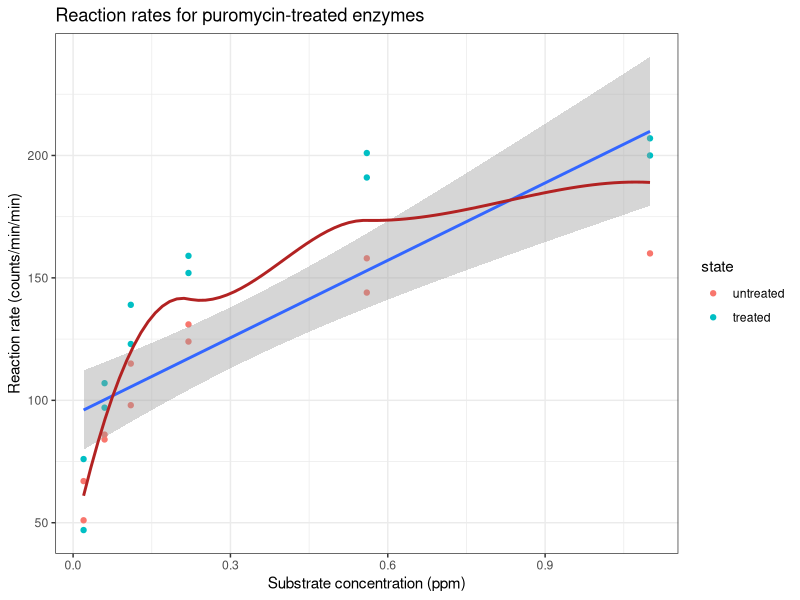
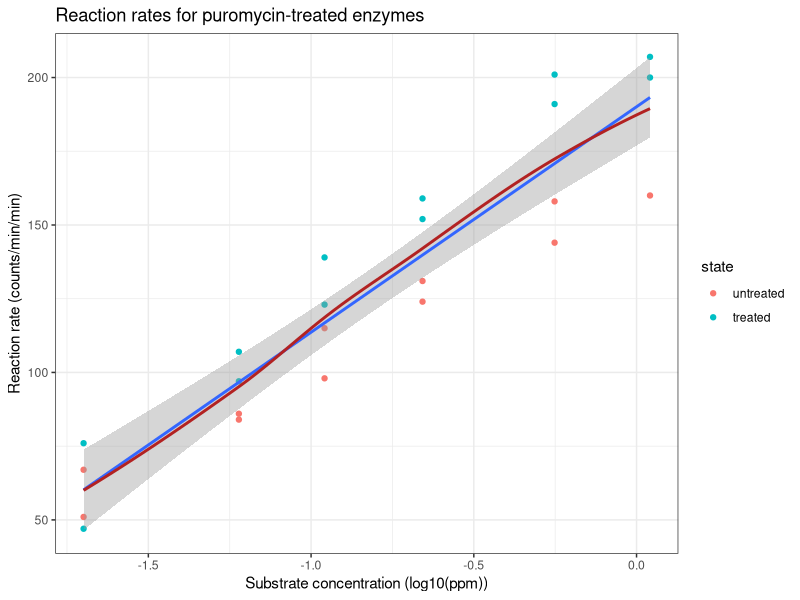
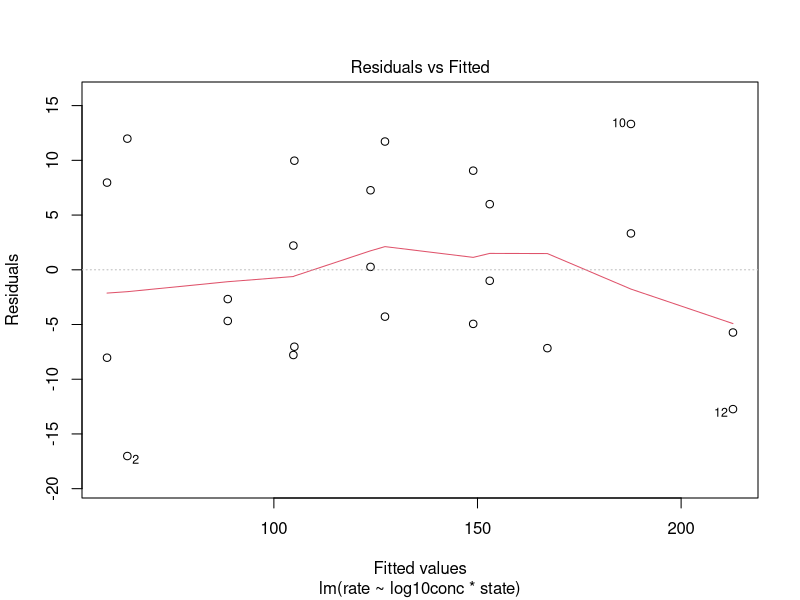
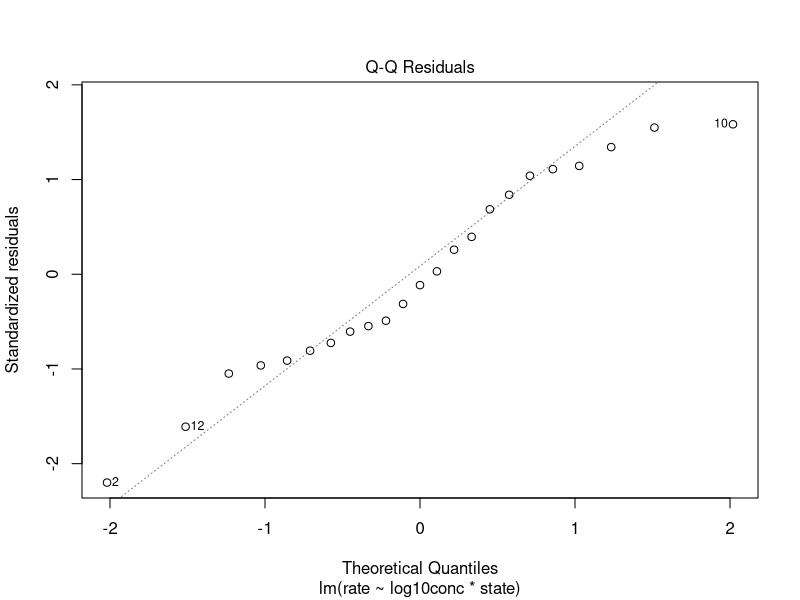
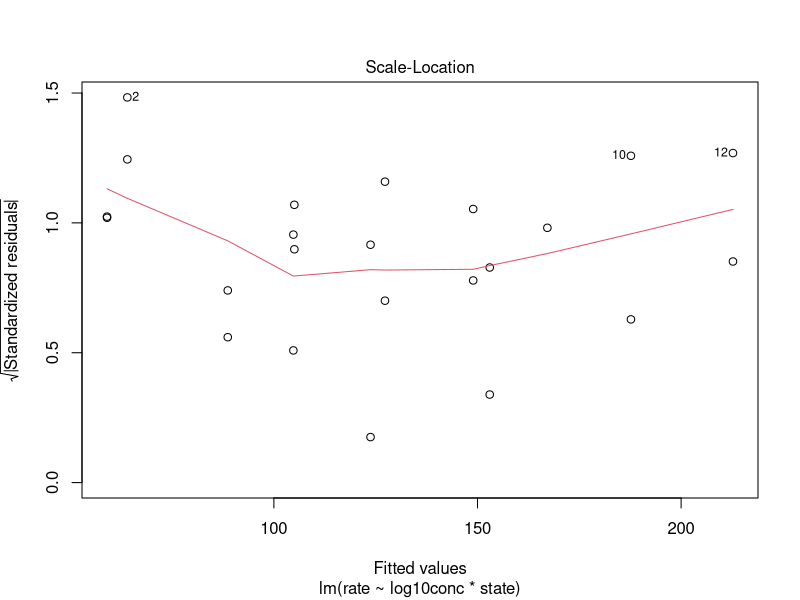
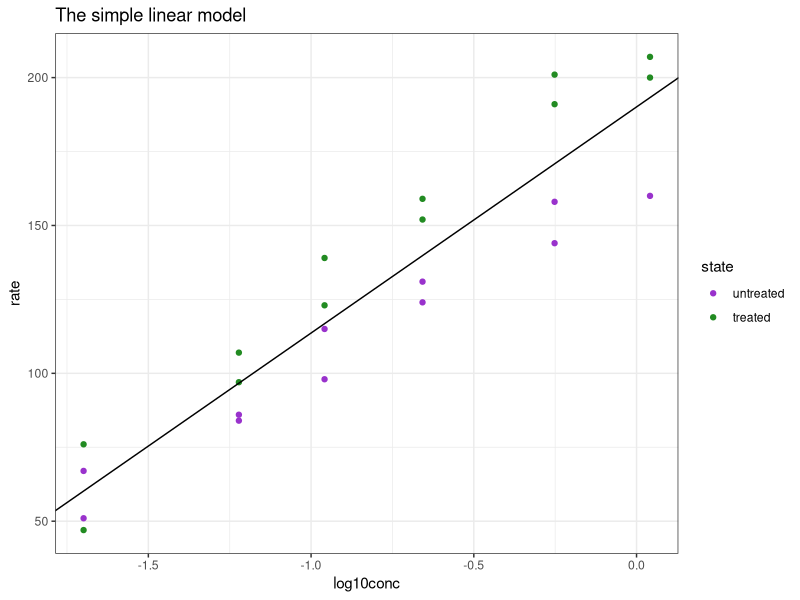
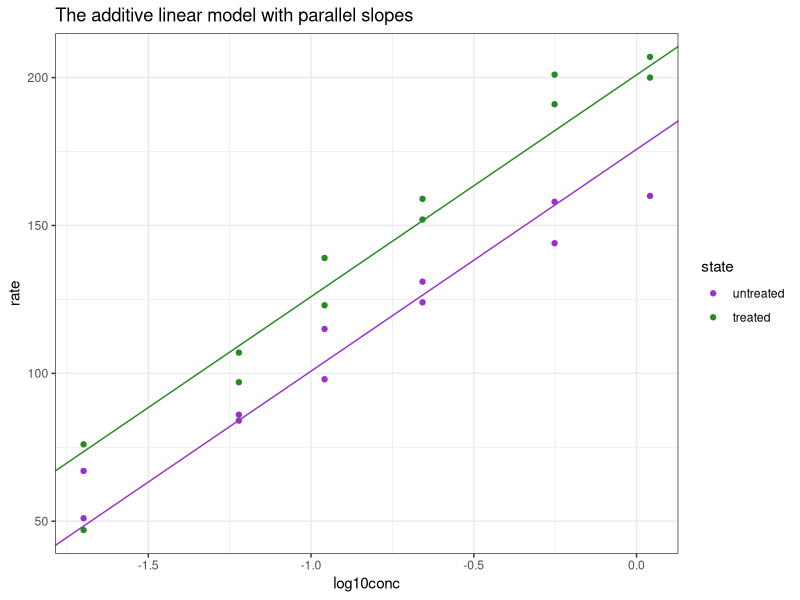
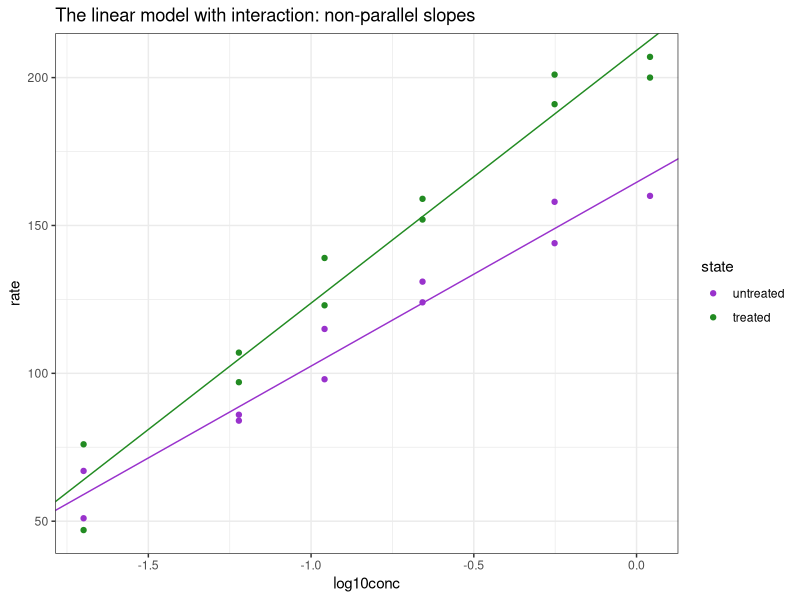

Here is the R script that generated these plots, in order:
## ---- chunk 1
library(tidyverse)
theme_set(theme_bw())
## ---- chunk 2
data(Puromycin)
## ---- chunk 3
Puromycin <- Puromycin |>
  mutate(state = fct_relevel(state, c("untreated", "treated")))
## ---- chunk 4
Puromycin |>
  ggplot(aes(conc, rate)) +
  geom_point(aes(col = state)) +
  stat_smooth(method = "lm") +
  stat_smooth(color = "firebrick", se = FALSE) +
  labs(
    x = "Substrate concentration (ppm)",
    y = "Reaction rate (counts/min/min)"
  ) +
  ggtitle("Reaction rates for puromycin-treated enzymes")
## ---- chunk 5
Puromycin |>
  ggplot(aes(x = log10(conc), y = rate)) +
  geom_point(aes(col = state)) +
  stat_smooth(method = "lm") +
    stat_smooth(color = "firebrick", se = FALSE) +
    labs(
      x = "Substrate concentration (log10(ppm))",
      y = "Reaction rate (counts/min/min)"
    ) +
    ggtitle("Reaction rates for puromycin-treated enzymes")
## ---- chunk 6
Puromycin <- Puromycin |>
  mutate(log10conc = log10(conc))

mod1 <- lm(rate ~ log10conc * state, Puromycin)
summary(mod1)
## ---- chunk 7
plot(mod1, which = 1)
## ---- chunk 8
plot(mod1, which = 2)
## ---- chunk 9
plot(mod1, which = 3)
## ---- chunk 10
mod_simple <- lm(rate ~ log10conc, data = Puromycin)
mod_simple

ggplot(Puromycin, aes(log10conc, rate)) +
  geom_point(aes(color = state)) +
  geom_abline(
     intercept = coef(mod_simple)[1],
     slope = coef(mod_simple)[2]
  ) +
  scale_color_manual(values = c("darkorchid", "forestgreen")) +
  ggtitle("The simple linear model")
## ---- chunk 11
mod_add <- lm(rate ~ log10conc + state, data = Puromycin)
mod_add

ggplot(Puromycin, aes(log10conc, rate, col = state)) +
  geom_point() +
  ## Line for the untreated group
  geom_abline(
     intercept = coef(mod_add)[1],
     slope = coef(mod_add)[2],
     col = "darkorchid"
  ) +
  ## Line for the treated group
  geom_abline(
     intercept = coef(mod_add)[1] + coef(mod_add)[3],
     slope = coef(mod_add)[2],
     col = "forestgreen"
  ) +
  scale_color_manual(values = c("darkorchid", "forestgreen")) +
  ggtitle("The additive linear model with parallel slopes")
## ---- chunk 12
mod_int <- lm(rate ~ log10conc * state, data = Puromycin)
mod_int

ggplot(Puromycin, aes(log10conc, rate, col = state)) +
  geom_point() +
  ## Line for the untreated group
  geom_abline(
     intercept = coef(mod_int)[1],
     slope = coef(mod_int)[2],
     col = "darkorchid"
  ) +
  ## Line for the treated group
  geom_abline(
     intercept = coef(mod_int)[1] + coef(mod_int)[3],
     slope = coef(mod_int)[2] + coef(mod_int)[4],
     col = "forestgreen"
  ) +
  scale_color_manual(values = c("darkorchid", "forestgreen")) +
  ggtitle("The linear model with interaction: non-parallel slopes")
## ---- chunk 13
mod0 <- lm(rate ~ state, data = Puromycin)
anova(mod0, mod1)
## ---- chunk 14
anova(mod1)
## ---- chunk 15
library(multcomp)
mcp1 <- glht(mod1,
  linfct = c(
    "log10conc = 0",
    "log10conc + log10conc:statetreated = 0",
    "log10conc:statetreated = 0"
  )
)
summary(mcp1)
confint(mcp1)
